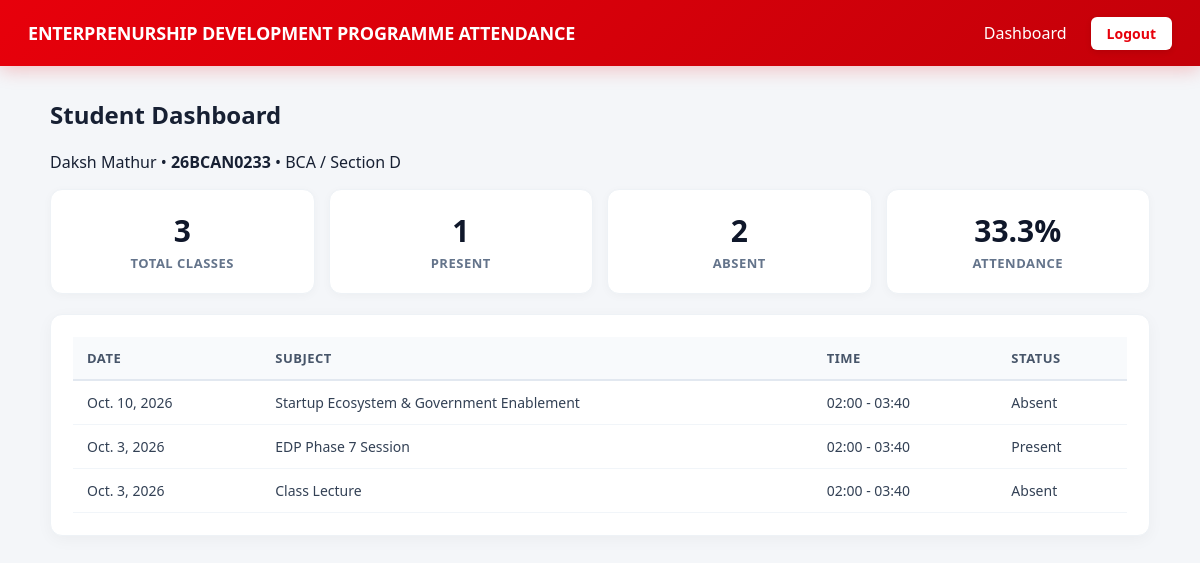
The app's page / (signed in) with its own data.
### attendance/models.py (models this page shows, shortened)
class Student(models.Model):
    user = models.OneToOneField(settings.AUTH_USER_MODEL, on_delete=models.CASCADE, related_name="student_profile")
    enrollment_no = models.CharField(max_length=30, unique=True)
    name = models.CharField(max_length=150)
    section = models.ForeignKey(Section, on_delete=models.PROTECT, related_name="students")
    active = models.BooleanField(default=True)
    created_at = models.DateTimeField(auto_now_add=True)

class Section(models.Model):
    name = models.CharField(max_length=50)
    course = models.CharField(max_length=100)
    semester = models.PositiveSmallIntegerField(default=1)
    class Meta:
        constraints = [models.UniqueConstraint(fields=["name", "course", "semester"], name="unique_section")]

class Attendance(models.Model):
    record_id = models.UUIDField(primary_key=True)
    lecture = models.ForeignKey(Lecture, on_delete=models.CASCADE, related_name="attendance")
    student = models.ForeignKey(Student, on_delete=models.PROTECT, related_name="attendance")
    status = models.CharField(max_length=10, choices=[("present", "Present"), ("absent", "Absent")])
    scan_time = models.DateTimeField(null=True, blank=True)
    updated_at = models.DateTimeField(auto_now=True)
    class Meta:
        constraints = [models.UniqueConstraint(fields=["lecture", "student"], name="unique_attendance")]
        indexes = [models.Index(fields=["lecture", "student"]), models.Index(fields=["student", "status"])]

class Lecture(models.Model):
    faculty = models.ForeignKey(FacultyProfile, on_delete=models.CASCADE, related_name="lectures")
    sections = models.ManyToManyField(Section, related_name="lectures")
    subject = models.CharField(max_length=120)
    lecture_date = models.DateField()
    start_time = models.TimeField()
    end_time = models.TimeField()
    class Meta:
        ordering = ["start_time"]
        constraints = [models.UniqueConstraint(fields=["faculty", "subject", "lecture_date", "start_time", "end_time"], name="unique_lecture")]

### attendance/views.py (the view)
# urls.py: path("", views.dashboard, name="home"),
@login_required
def dashboard(request):
    if is_faculty(request.user):
        return render(request, "faculty/dashboard.html")
    if hasattr(request.user, "student_profile"):
        s = request.user.student_profile
        qs = Attendance.objects.filter(student=s).select_related("lecture").order_by("-lecture__lecture_date", "-lecture__start_time")
        total = qs.count()
        present = qs.filter(status="present").count()
        return render(request, "student/dashboard.html", {
            "student": s,
            "records": qs,
            "total": total,
            "present": present,
            "absent": total - present,
            "percentage": round(present * 100 / total, 1) if total else 0
        })
    logout(request)
    return redirect("login")

### attendance/views.py (called while the page is built)
def is_faculty(u):
    return u.is_staff or hasattr(u, "facultyprofile")

### templates/student/dashboard.html
{% extends 'base.html' %}{% block title %}Student Dashboard{% endblock %}{% block content %}<h2>Student Dashboard</h2><p>{{student.name}} • <b>{{student.enrollment_no}}</b> • {{student.section.course}} / Section {{student.section.name}}</p><div class='stats'><div><b>{{total}}</b><small>Total Classes</small></div><div><b>{{present}}</b><small>Present</small></div><div><b>{{absent}}</b><small>Absent</small></div><div><b>{{percentage}}%</b><small>Attendance</small></div></div><div class='panel tablewrap'><table><tr><th>Date</th><th>Subject</th><th>Time</th><th>Status</th></tr>{% for r in records %}<tr><td>{{r.lecture.lecture_date}}</td><td>{{r.lecture.subject}}</td><td>{{r.lecture.start_time|time:'H:i'}} - {{r.lecture.end_time|time:'H:i'}}</td><td>{{r.status|title}}</td></tr>{% empty %}<tr><td colspan='4'>No attendance records.</td></tr>{% endfor %}</table></div>{% endblock %}

### static/css/app.css (style rules this page uses)
:root { --hero-color: #E7000B; --hero-dark: #C40009; --hero-light: #FFF1F2; --hero-border: #FFD4D8; --bg-page: #f4f6f9; --text-main: #172033; --text-muted: #64748b; --font-system: system-ui, -apple-system, BlinkMacSystemFont, "Segoe UI", Roboto, Oxygen, Ubuntu, Cantarell, "Helvetica Neue", Arial, sans-serif; }
*, *::before, *::after { box-sizing: border-box; }
html, body { margin: 0; font-family: var(--font-system); background: var(--bg-page); color: var(--text-main); -webkit-font-smoothing: antialiased; -moz-osx-font-smoothing: grayscale; text-rendering: optimizeLegibility; }
.panel { background: #ffffff; border-radius: 12px; padding: 22px; box-shadow: 0 4px 16px rgba(0, 0, 0, 0.04); margin: 16px 0; border: 1px solid #eef2f6; }
.stats { display: grid; grid-template-columns: repeat(auto-fit, minmax(130px, 1fr)); gap: 14px; margin-bottom: 20px; }
.stats div { background: #ffffff; padding: 20px; border-radius: 12px; text-align: center; border: 1px solid #eef2f6; box-shadow: 0 2px 10px rgba(0, 0, 0, 0.03); }
.stats b { display: block; font-size: 30px; color: #0f172a; }
.stats small { color: var(--text-muted); font-size: 13px; text-transform: uppercase; font-weight: 600; letter-spacing: 0.5px; }
.tablewrap { overflow: auto; }
table { border-collapse: collapse; width: 100%; }
th { background: #f8fafc; color: #475569; font-weight: 600; font-size: 13px; text-transform: uppercase; letter-spacing: 0.5px; padding: 12px 14px; border-bottom: 2px solid #e2e8f0; text-align: left; }
td { padding: 12px 14px; border-bottom: 1px solid #f1f5f9; color: #334155; font-size: 14px; }

### records on screen
Student: name "Daksh Mathur", enrollment_no "26BCAN0233", section.course "BCA", section.name "D"
Attendance: lecture.lecture_date "Oct. 10, 2026", lecture.subject "Startup Ecosystem & Government Enablement", lecture.start_time "02:00", lecture.end_time "03:40", status "Absent"
Attendance: lecture.lecture_date "Oct. 3, 2026", lecture.subject "EDP Phase 7 Session", lecture.start_time "02:00", lecture.end_time "03:40", status "Present"
Attendance: lecture.lecture_date "Oct. 3, 2026", lecture.subject "Class Lecture", lecture.start_time "02:00", lecture.end_time "03:40", status "Absent"

### other values on screen
{{ total }} "3"
{{ present }} "1"
{{ absent }} "2"
{{ percentage }} "33.3"
